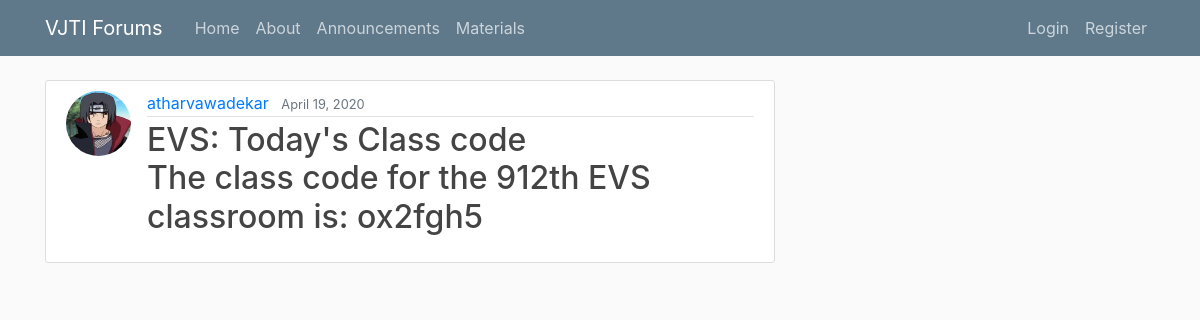
The app's page /notifs/5 with its own data.
### notifs/models.py (models this page shows, shortened)
class Notif(models.Model):
    title=models.CharField(max_length=150)
    content=models.TextField(max_length=1500)
    date_posted=models.DateTimeField(default=timezone.now)
    author=models.ForeignKey(User, on_delete=models.CASCADE)

### users/models.py (models this page shows, shortened)
class Profile(models.Model):
    user=models.OneToOneField(User, on_delete=models.CASCADE)
    image=models.ImageField(default='default.jpg',upload_to='profile_pics')

### notifs/views.py (the view)
# urls.py: path('<int:pk>', NotifDetailView.as_view(), name='notifs-detail'),
class NotifDetailView(DetailView):
    model= Notif
    template_name='notifs/notifs_detail.html'
    context_object_name='notifs'

### blog/templates/notifs/notifs_detail.html
{% extends "blog/base.html" %}
{% block content %}
      <article class="media content-section">
        <img class="rounded-circle article-img" src="{{ object.author.profile.image.url }}">
        <div class="media-body">
          <div class="article-metadata">
            <a class="mr-2" href="{% url 'user-notifs' object.author.username %}">{{ object.author }}</a>
            <small class="text-muted">{{ object.date_posted|date:"F d, Y" }}</small>
          </div>
          <h2 class="article-title">{{ object.title }}</a>
          <p class="article-content">{{ object.content }}</p>
        </div>
      </article>
{% endblock %}

### blog/static/blog/main.css (style rules this page uses)
body { background: #fafafa; color: #333333; margin-top: 5rem; }
h1, h2, h3, h4, h5, h6 { color: #444444; }
.content-section { background: #ffffff; padding: 10px 20px; border: 1px solid #dddddd; border-radius: 3px; margin-bottom: 20px; }
.article-title { color: #444444; }
.article-content { white-space: pre-line; }
.article-img { height: 65px; width: 65px; margin-right: 16px; }
.article-metadata { padding-bottom: 1px; margin-bottom: 4px; border-bottom: 1px solid #e3e3e3 }

### records on screen
Notif: author.profile.image (picture), author "atharvawadekar", date_posted "April 19, 2020", title "EVS: Today's Class code", content "The class code for the 912th EVS classroom is: ox2fgh5"
